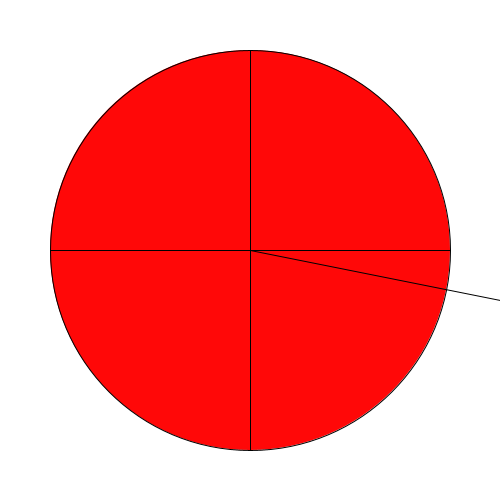
Frame 1 (no input)
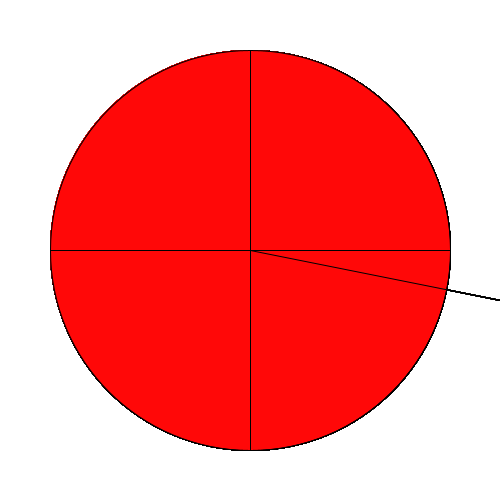
Frame 60 (the mouse pressed at the canvas centre just before this capture)
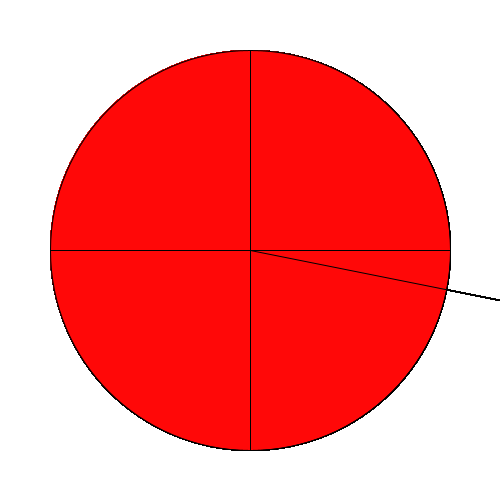
Frame 120 (the mouse held since frame 60 and released just before this capture)

The Processing sketch that drew these frames (run headless with seeded random() and noise(); from frame 60 on, the mouse is pressed at the canvas centre):

// Processing sketch: processing_119212
// ── processing_119212.pde

void setup()

{
size(500,500);
background(#FFFFFF);

}

void draw()
{
  //background(255);
noFill();
translate(width/Z,height/Z);

fill(#FF0808);
ellipse(0,0,400,400);
line(0,200,0,0);
line(00,0,200,0);
line(0,0,-200,0);
line(0,-200,0,0);


float winkel = map(mouseX, mouseY, 500, 0, 2*PI);
rotate(winkel);
println(mouseX);
println(winkel);

line(0,0,500,100); 

}
